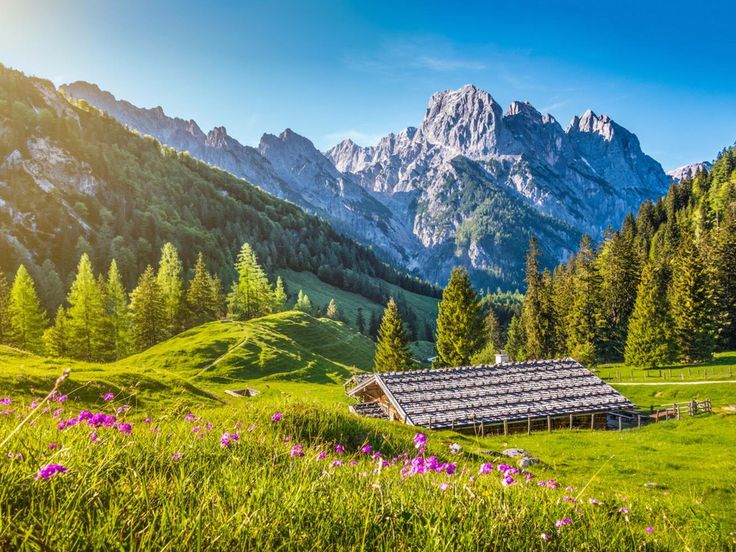
#> input picture Chuong1/image.png, 736 x 552 px, given in place of image.jpg, which was not available
$ python bai4.py
#> lines starting #> are read from the running program, lines starting #| are printed output that depends on the picture; long printed decimals are rounded; pictures that were not available may be replaced by others from this repository, and a replacement may not be noted
import cv2
import matplotlib.pyplot as plt


# ============================================================
# BÀI 4: TĂNG CƯỜNG ẢNH
# ============================================================

# 1. Đọc ảnh
img = cv2.imread("image.jpg")
#> img is the input picture: shape (552, 736, 3); mean B, G, R 101.8, 134.2, 114.7

if img is None:
    print("Không thể đọc ảnh!")
    exit()


# ============================================================
# 2. CHUYỂN ẢNH SANG GRAYSCALE
# ============================================================

gray = cv2.cvtColor(img, cv2.COLOR_BGR2GRAY)
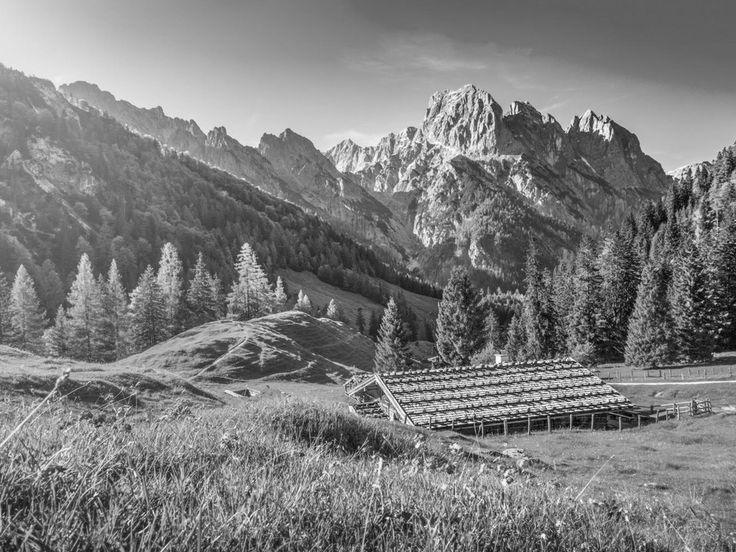
#> gray: shape (552, 736); min 0, max 254, mean 124.7


# ============================================================
# 3. HISTOGRAM EQUALIZATION
# ============================================================

# Cân bằng histogram toàn cục
equalized = cv2.equalizeHist(gray)
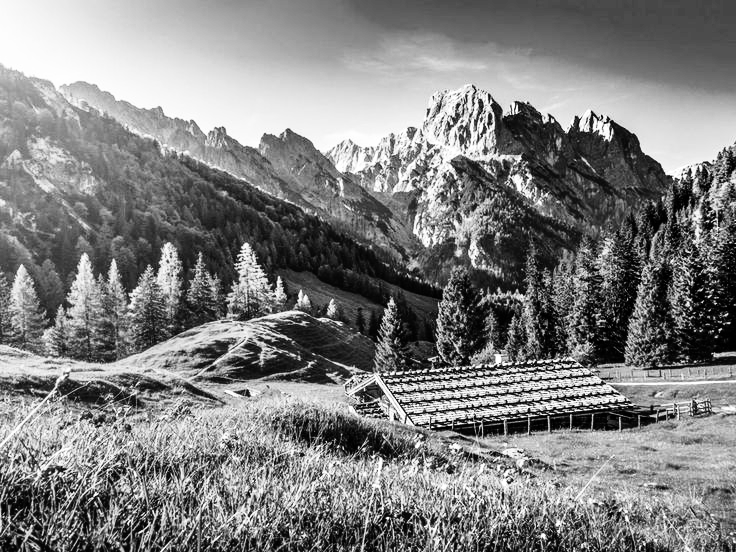
#> equalized: shape (552, 736); min 0, max 255, mean 128.2


# ============================================================
# 4. CLAHE
# ============================================================

# Tạo đối tượng CLAHE
#
# clipLimit:
#   Giới hạn mức độ tăng cường tương phản.
#
# tileGridSize:
#   Chia ảnh thành các vùng nhỏ 8x8.
#
clahe = cv2.createCLAHE(
    clipLimit=2.0,
    tileGridSize=(8, 8)
)

# Áp dụng CLAHE
clahe_img = clahe.apply(gray)
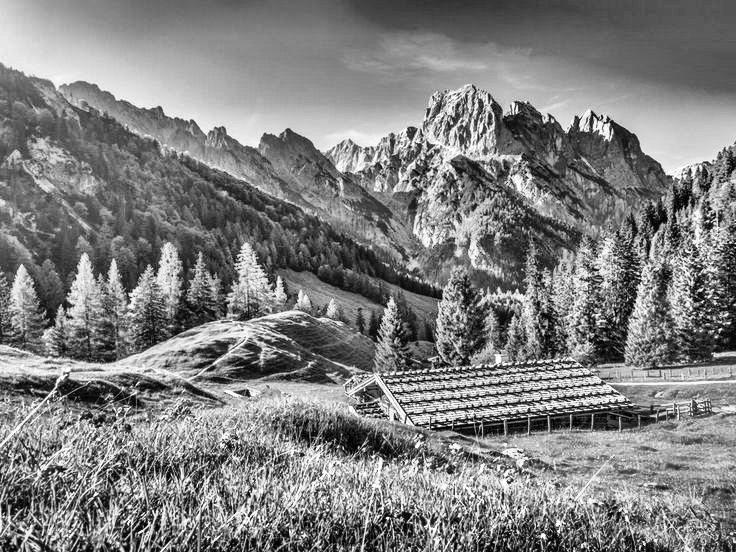
#> clahe_img: shape (552, 736); min 0, max 255, mean 127.5


# ============================================================
# 5. TÍNH HISTOGRAM
# ============================================================

hist_original = cv2.calcHist(
    [gray],
    [0],
    None,
    [256],
    [0, 256]
)
#> hist_original = 256 values, max 4382 at index 96, min 0 at index 255, mean 1587

hist_equalized = cv2.calcHist(
    [equalized],
    [0],
    None,
    [256],
    [0, 256]
)
#> hist_equalized = 256 values, max 4382 at index 74, min 0 at index 21, mean 1587

hist_clahe = cv2.calcHist(
    [clahe_img],
    [0],
    None,
    [256],
    [0, 256]
)
#> hist_clahe = 256 values, max 3059 at index 89, min 22 at index 0, mean 1587


# ============================================================
# 6. HIỂN THỊ ẢNH
# ============================================================

plt.figure(figsize=(15, 10))


# -------------------------
# Ảnh gốc
# -------------------------

plt.subplot(2, 3, 1)
plt.imshow(gray, cmap="gray")
plt.title("Ảnh gốc")
plt.axis("off")


# -------------------------
# Histogram Equalization
# -------------------------

plt.subplot(2, 3, 2)
plt.imshow(equalized, cmap="gray")
plt.title("Histogram Equalization")
plt.axis("off")


# -------------------------
# CLAHE
# -------------------------

plt.subplot(2, 3, 3)
plt.imshow(clahe_img, cmap="gray")
plt.title("CLAHE")
plt.axis("off")


# ============================================================
# 7. HIỂN THỊ HISTOGRAM
# ============================================================

# Histogram ảnh gốc
plt.subplot(2, 3, 4)
plt.plot(hist_original)
plt.title("Histogram - Ảnh gốc")
plt.xlabel("Mức xám")
plt.ylabel("Số pixel")


# Histogram Equalization
plt.subplot(2, 3, 5)
plt.plot(hist_equalized)
plt.title("Histogram - Equalization")
plt.xlabel("Mức xám")
plt.ylabel("Số pixel")


# Histogram CLAHE
plt.subplot(2, 3, 6)
plt.plot(hist_clahe)
plt.title("Histogram - CLAHE")
plt.xlabel("Mức xám")
plt.ylabel("Số pixel")


plt.tight_layout()
plt.show()
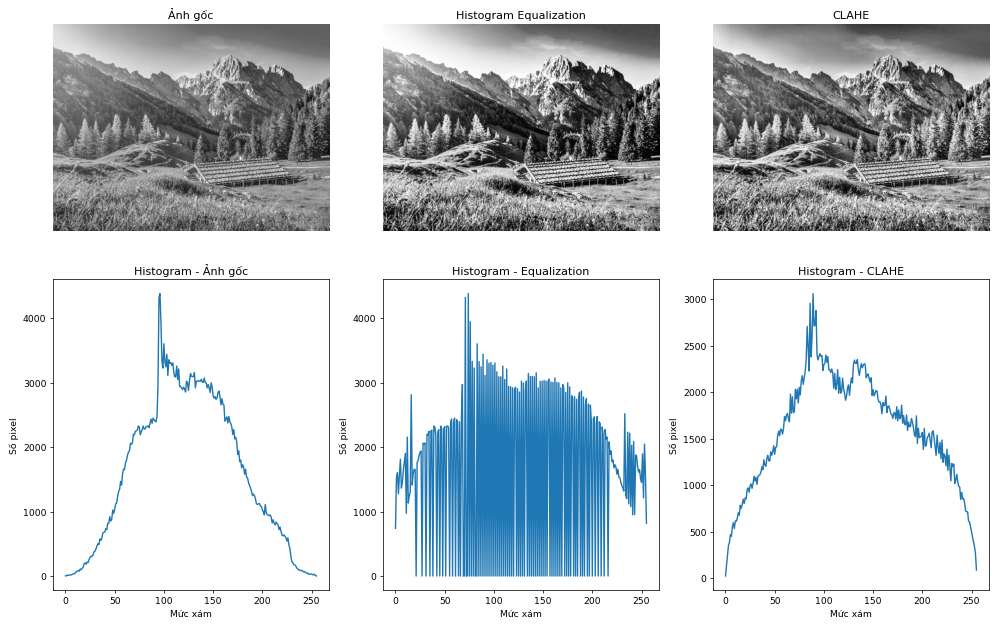
#> figure drawn by matplotlib, 6 panels; panel 4: curve peaks at x = 96, y = 4382; panel 5: curve peaks at x = 74, y = 4382; panel 6: curve peaks at x = 89, y = 3059


# ============================================================
# 8. IN MỘT SỐ THÔNG TIN
# ============================================================

print("Kích thước ảnh:", gray.shape)
#| Kích thước ảnh: (552, 736)

print("\nGiá trị trung bình:")
print("Ảnh gốc       :", gray.mean())
#| Ảnh gốc       : 124.695
print("Equalization  :", equalized.mean())
#| Equalization  : 128.192
print("CLAHE          :", clahe_img.mean())
#| CLAHE          : 127.533

print("\nĐộ lệch chuẩn:")
print("Ảnh gốc       :", gray.std())
#| Ảnh gốc       : 45.958
print("Equalization  :", equalized.std())
#| Equalization  : 73.556
print("CLAHE          :", clahe_img.std())
#| CLAHE          : 61.025


# ============================================================
# NHẬN XÉT
# ============================================================

# 1. ẢNH GỐC
#
# Ảnh có độ tương phản thấp thường có histogram tập trung
# trong một khoảng mức xám hẹp.
#
# Điều này khiến các vùng sáng và tối khó phân biệt,
# ảnh nhìn bị tối, nhạt hoặc thiếu chi tiết.


# ------------------------------------------------------------
# 2. HISTOGRAM EQUALIZATION
# ------------------------------------------------------------
#
# Histogram Equalization phân bố lại các mức xám trên
# toàn bộ ảnh.
#
# Mục đích:
# - Mở rộng phạm vi mức xám.
# - Tăng độ tương phản.
# - Làm các vùng sáng và tối dễ phân biệt hơn.
#
# Ưu điểm:
# - Đơn giản.
# - Dễ thực hiện.
# - Hiệu quả với ảnh có độ tương phản thấp.
#
# Nhược điểm:
# - Xử lý trên toàn bộ ảnh.
# - Có thể làm một số vùng bị tăng tương phản quá mức.
# - Có thể khuếch đại nhiễu.
#
# Histogram sau Equalization thường được phân bố rộng hơn
# so với histogram của ảnh ban đầu.


# ------------------------------------------------------------
# 3. CLAHE
# ------------------------------------------------------------
#
# CLAHE = Contrast Limited Adaptive Histogram Equalization.
#
# Khác với Histogram Equalization thông thường,
# CLAHE chia ảnh thành nhiều vùng nhỏ rồi thực hiện
# cân bằng histogram cục bộ.
#
# Đồng thời CLAHE giới hạn mức độ tăng cường tương phản
# bằng clipLimit.
#
# Ưu điểm:
# - Tăng cường tương phản cục bộ tốt.
# - Giữ được nhiều chi tiết ở các vùng khác nhau.
# - Hạn chế việc khuếch đại nhiễu quá mức.
# - Phù hợp với ảnh có ánh sáng không đồng đều.
#
# Nhược điểm:
# - Có nhiều tham số cần điều chỉnh.
# - Tính toán phức tạp hơn Histogram Equalization.


# ============================================================
# SO SÁNH
# ============================================================

# Histogram Equalization:
# --> Tăng tương phản TOÀN CỤC.
#
# CLAHE:
# --> Tăng tương phản CỤC BỘ.
#
# Nếu ảnh có ánh sáng tương đối đồng đều:
# --> Histogram Equalization có thể cho kết quả tốt.
#
# Nếu ảnh có vùng sáng/tối không đồng đều:
# --> CLAHE thường phù hợp hơn.


# ============================================================
# CÂU HỎI:
# Nhận xét sự thay đổi về độ tương phản và chất lượng ảnh.
# ============================================================

# TRẢ LỜI:
#
# Sau khi áp dụng Histogram Equalization và CLAHE,
# độ tương phản của ảnh được tăng lên so với ảnh ban đầu.
#
# Histogram Equalization làm mở rộng phạm vi mức xám trên
# toàn bộ ảnh, giúp các vùng sáng và tối được phân biệt rõ
# hơn. Tuy nhiên, nếu tăng cường quá mạnh, một số vùng có
# thể bị mất chi tiết hoặc nhiễu bị khuếch đại.
#
# CLAHE thực hiện tăng cường tương phản theo từng vùng nhỏ
# nên thường giữ được chi tiết cục bộ tốt hơn. CLAHE đặc biệt
# hiệu quả khi ảnh có độ sáng không đồng đều giữa các vùng.
#
# Vì vậy:
#
# - Ảnh gốc:
#     Độ tương phản thấp, chi tiết khó quan sát.
#
# - Histogram Equalization:
#     Tăng tương phản toàn ảnh, ảnh sáng/tối rõ hơn.
#
# - CLAHE:
#     Tăng tương phản cục bộ, thường giữ chi tiết tốt hơn
#     và phù hợp với ảnh có ánh sáng không đồng đều.
#
#
# ============================================================
# KẾT LUẬN
# ============================================================
#
# Histogram Equalization:
# --> Phù hợp khi cần tăng tương phản toàn cục.
#
# CLAHE:
# --> Phù hợp khi cần tăng tương phản cục bộ và ảnh có
#     điều kiện ánh sáng không đồng đều.
#
# Trong nhiều trường hợp ảnh thực tế, CLAHE cho kết quả
# tự nhiên và giữ chi tiết tốt hơn Histogram Equalization.
